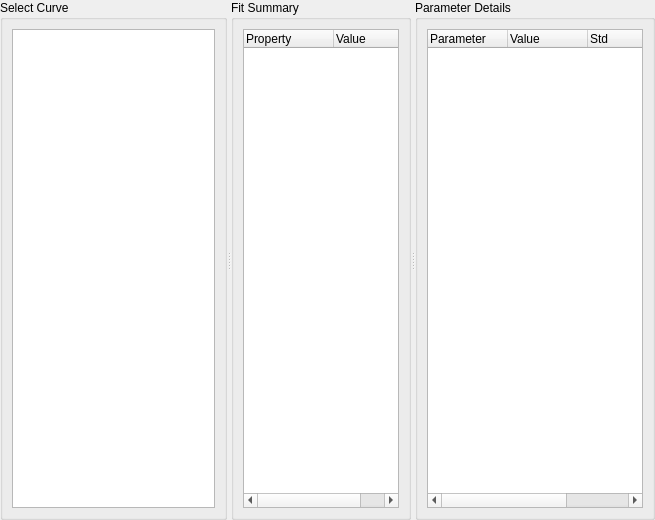
<?xml version="1.0" encoding="UTF-8"?>
<ui version="4.0">
 <class>Form</class>
 <widget class="QWidget" name="Form">
  <property name="geometry">
   <rect>
    <x>0</x>
    <y>0</y>
    <width>655</width>
    <height>520</height>
   </rect>
  </property>
  <property name="windowTitle">
   <string>Form</string>
  </property>
  <layout class="QGridLayout" name="gridLayout">
   <property name="leftMargin">
    <number>0</number>
   </property>
   <property name="topMargin">
    <number>0</number>
   </property>
   <property name="rightMargin">
    <number>0</number>
   </property>
   <property name="bottomMargin">
    <number>0</number>
   </property>
   <item row="0" column="0">
    <widget class="QSplitter" name="splitter_2">
     <property name="sizePolicy">
      <sizepolicy hsizetype="Preferred" vsizetype="Preferred">
       <horstretch>1</horstretch>
       <verstretch>0</verstretch>
      </sizepolicy>
     </property>
     <property name="orientation">
      <enum>Qt::Orientation::Horizontal</enum>
     </property>
     <property name="opaqueResize">
      <bool>true</bool>
     </property>
     <property name="childrenCollapsible">
      <bool>true</bool>
     </property>
     <widget class="QGroupBox" name="group_curve_selection">
      <property name="minimumSize">
       <size>
        <width>120</width>
        <height>0</height>
       </size>
      </property>
      <property name="title">
       <string>Select Curve</string>
      </property>
      <layout class="QVBoxLayout" name="verticalLayout">
       <item>
        <widget class="QListWidget" name="curve_list"/>
       </item>
      </layout>
     </widget>
     <widget class="QSplitter" name="splitter">
      <property name="sizePolicy">
       <sizepolicy hsizetype="Preferred" vsizetype="Expanding">
        <horstretch>2</horstretch>
        <verstretch>0</verstretch>
       </sizepolicy>
      </property>
      <property name="orientation">
       <enum>Qt::Orientation::Horizontal</enum>
      </property>
      <widget class="QGroupBox" name="group_summary">
       <property name="minimumSize">
        <size>
         <width>180</width>
         <height>0</height>
        </size>
       </property>
       <property name="title">
        <string>Fit Summary</string>
       </property>
       <layout class="QVBoxLayout" name="verticalLayout_2">
        <item>
         <widget class="QTreeWidget" name="summary_tree">
          <property name="alternatingRowColors">
           <bool>true</bool>
          </property>
          <property name="uniformRowHeights">
           <bool>false</bool>
          </property>
          <attribute name="headerDefaultSectionSize">
           <number>90</number>
          </attribute>
          <column>
           <property name="text">
            <string>Property</string>
           </property>
          </column>
          <column>
           <property name="text">
            <string>Value</string>
           </property>
          </column>
         </widget>
        </item>
       </layout>
      </widget>
      <widget class="QGroupBox" name="group_parameters">
       <property name="minimumSize">
        <size>
         <width>240</width>
         <height>0</height>
        </size>
       </property>
       <property name="title">
        <string>Parameter Details</string>
       </property>
       <layout class="QVBoxLayout" name="verticalLayout_3">
        <item>
         <widget class="QTreeWidget" name="param_tree">
          <property name="alternatingRowColors">
           <bool>true</bool>
          </property>
          <property name="columnCount">
           <number>4</number>
          </property>
          <attribute name="headerDefaultSectionSize">
           <number>80</number>
          </attribute>
          <column>
           <property name="text">
            <string>Parameter</string>
           </property>
          </column>
          <column>
           <property name="text">
            <string>Value</string>
           </property>
          </column>
          <column>
           <property name="text">
            <string>Std</string>
           </property>
          </column>
          <column>
           <property name="text">
            <string>Action</string>
           </property>
          </column>
         </widget>
        </item>
       </layout>
      </widget>
     </widget>
    </widget>
   </item>
  </layout>
 </widget>
 <resources/>
 <connections/>
</ui>
